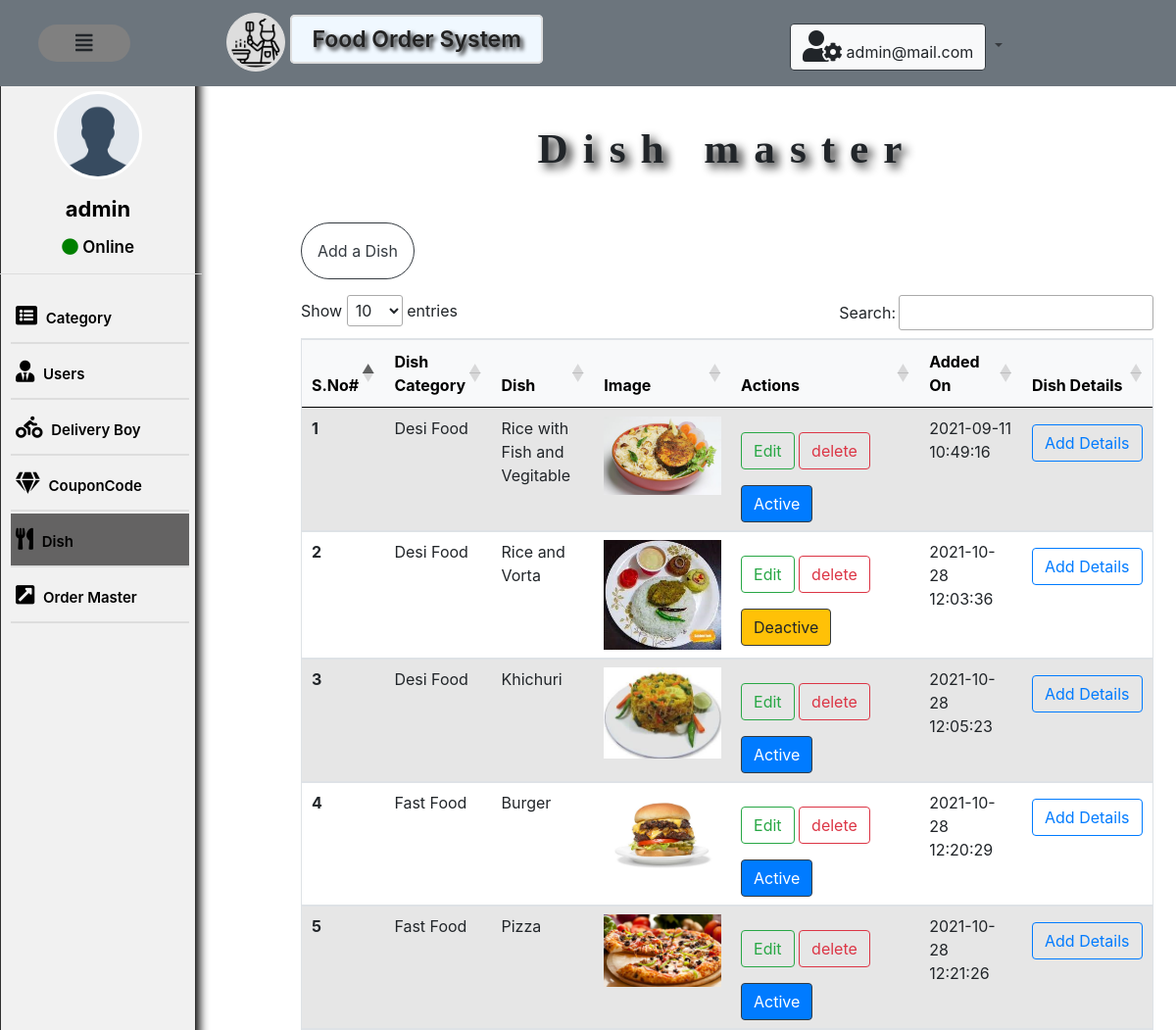
The page /admin/dish.php (signed in, upper part) on the database as committed earlier.
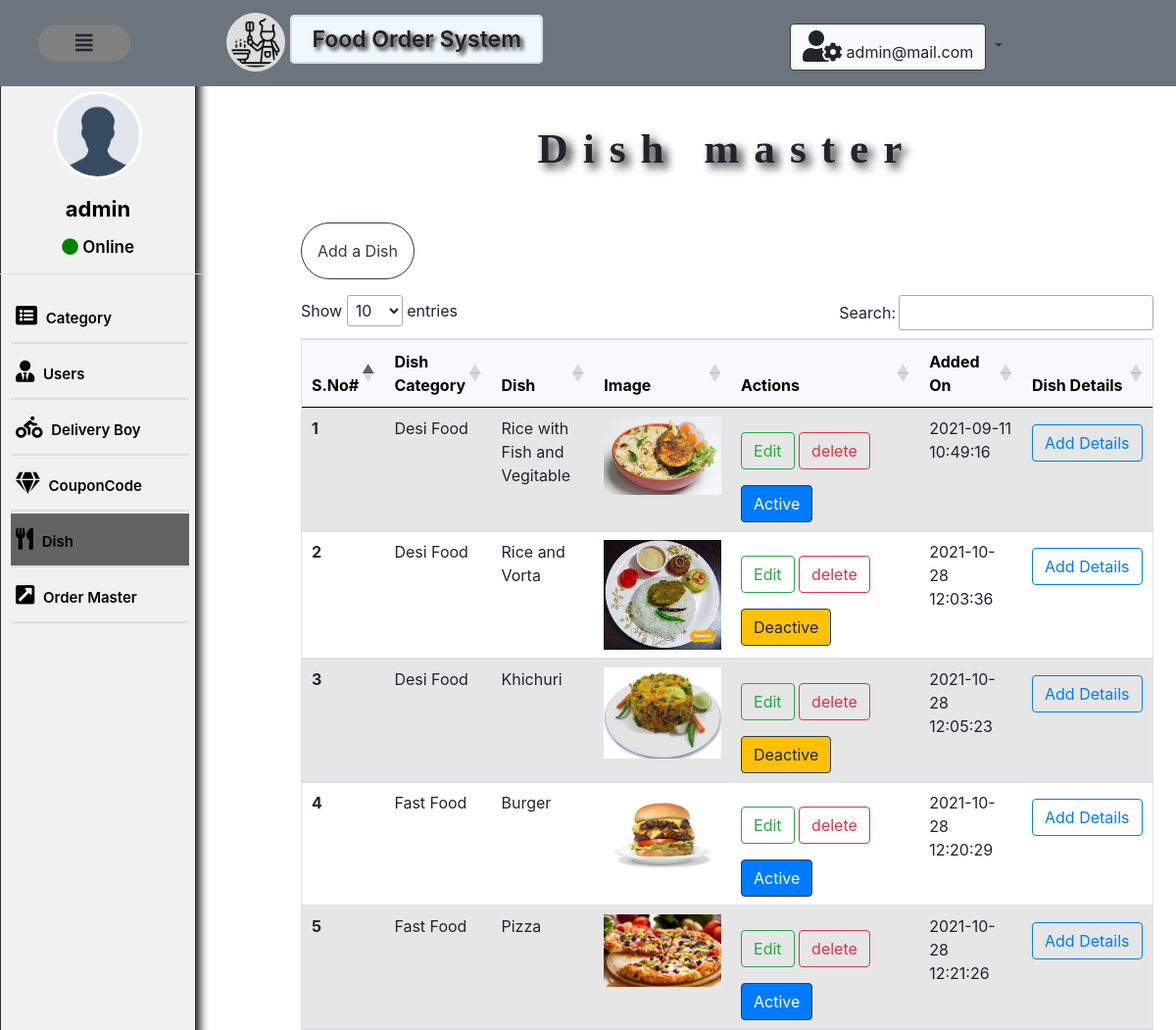
The same page on the database as committed later.
### tables this page shows
CREATE TABLE `dish` (
  `id` int(11) NOT NULL,
  `category_id` int(11) NOT NULL,
  `dish` varchar(100) NOT NULL,
  `dish_detail` text NOT NULL,
  `image` text NOT NULL,
  `status` int(5) NOT NULL,
  `added_on` timestamp NOT NULL DEFAULT current_timestamp()
);

CREATE TABLE `category` (
  `id` int(11) NOT NULL,
  `category` varchar(11) NOT NULL,
  `order_num` int(11) NOT NULL,
  `status` int(11) NOT NULL,
  `added_on` timestamp NOT NULL DEFAULT current_timestamp() ON UPDATE current_timestamp()
);

### admin/dish.php (the view, shortened to what this page needs)
<?php
require '../_dbConnect.php';
 include './_top.php';
?>
<!doctype html>
<html lang="en">
<head>
    <link rel="stylesheet" href="https://maxcdn.bootstrapcdn.com/bootstrap/4.0.0/css/bootstrap.min.css"
>
    <link href="https://cdnjs.cloudflare.com/ajax/libs/font-awesome/5.15.1/css/all.min.css" rel="stylesheet" />
    <link rel="stylesheet" href="//cdn.datatables.net/1.10.25/css/jquery.dataTables.min.css">
</head>
<body>
    <div class="container bg-gray col-md-9 col-10  d-inline-block float-right mx-2 mb-5 mt-5">
        <h4 class="effect">Dish master</h4>
        <a type="button" href="adddish.php" class="btn btn-outline-dark border border-dark rounded-pill my-3  p-3">Add a
            Dish</a>
        <table class="table table-striped mt-3 border" id="myTable">
            <thead class="table-light ">
                <tr>
                    <th scope="col" width="3%">S.No#</th>
                    <th scope="col" width="8%">Dish Category</th>
                    <th scope="col" width="12%">Dish</th>
                    <th scope="col" width="16%">Image</th>
                    <th scope="col mx-2" width="22%">Actions</th>
                    <th scope="col mx-2" width="12%">Added On</th>
                    <th scope="col mx-2" width="8%">Dish Details</th>
                </tr>
            </thead>
            <tbody>
                <?php
                $sql = "SELECT dish.*,category.category FROM `dish`,`category` WHERE dish.category_id=category.id ";
                $result = mysqli_query($connection, $sql);
                $numRow = mysqli_num_rows($result);
                if ($numRow > 0) {
                    $i = 1;
                    while ($fetchRow = mysqli_fetch_assoc($result)) {
                        echo '
                   <tr>
                 <th scope="row">' . $i . '</th>
                 <td> ' .   $fetchRow['category'] . ' </td>
                 <td>' .   $fetchRow['dish'] . '</td>
                 <td>   <img src=../uploads/' .$fetchRow['image'].' alt="Dish Image" class="img-fluid"> </td>
                 <td class="mt-2"> <a type="button" href="?Id='.$fetchRow['id'].'" class=" edit btn  btn-outline-success my-3" id="'.$fetchRow['id'].'"   data-bs-target="#exampleModal"  data-bs-toggle="modal" > Edit</a> </a>
                 <input type="hidden"  id="delsno" name="delsno">
                 <a type="button" class=" delete btn  btn-outline-danger my-2" href="?Id='.$fetchRow['id'].'&type=delete"  id="'.$fetchRow['id'].'"> delete</a>
                 ';
                  if($fetchRow['status']=='1'){
                      echo '  <a type="button" class="btn  btn-primary border-dark"  href="?Id='.$fetchRow['id'].'&type=deactive">Active</a> ';
                  }
                  else{
                      echo '<a type="button" class="btn  btn-warning border-dark" href="?Id='.$fetchRow['id'].'&type=active">Deactive </a> ';
                  }
                 echo '</td> <td> ' .   $fetchRow['added_on'] . ' </td>
                 <td>  <a type="button" class=" btn btn-outline-primary my-2 detail" href="?Id='.$fetchRow['id'].'&type=addDetail"  id="'.$fetchRow['id'].'"   data-bs-toggle="modal" data-bs-target="#dishDetailModal"> Add Details</a> </td>
                 </tr> ';
                        $i++;
                    }
                } else {
                    echo '<div class="alert alert-warning" role="alert">
                    <i class="fas fa-exclamation-triangle"></i> No records found
                  </div>';
                }
                ?>
            </tbody>
        </table>
    </div>
</body>
</html>

Rows that differ between the two databases and show on the page:
changed dish "Khichuri": status "Active" → "Deactive"
